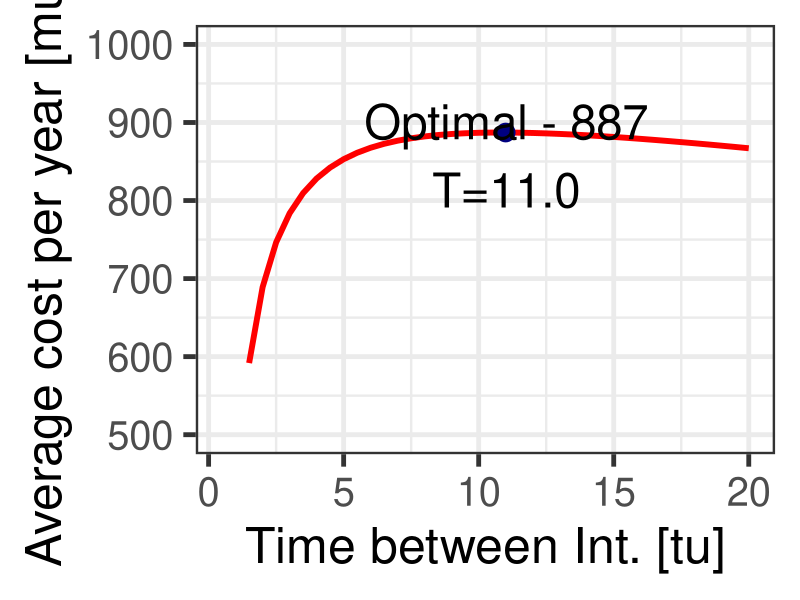

This chart was generated by the following R code:
# *-----------------------------------------------------------------
# | PROBLEM NUMBER: 3.6
# | PROBLEM NAME: Road Link Intervention
# | UPDATE: AE     
# | DESCRIPTION: The benefits of running the road links in an 
# |              adequate state are found using this program. 
# |              Given benefits of operating the road and penalties
# |              during inadequate state, we can calculate the cost 
# |              per unit time of the operation. As the cost is a 
# |              term covering both negative and positive costs, we 
# |              maximise the costs in this example to find the 
# |              optimal time between preventive interventions.
# | 
# | KEYWORDS: exponential, failure, optimisation, cost, road, link,
# |           time-dependent
# *-----------------------------------------------------------------

### ------------------DATA AND PACKAGE IMPORT-----------------
rm(list=ls())     # clear the memory and items in R console
library(ggplot2)
### ------------------VARIABLE DEFINITION---------------------

## First we want to define the variables used for the program.

# Indices are used for variables, bI stands for between Interventions
# as in text. Likewise, dI stands for 'during Interventions'. o 
# stands for operating, f for failed, i for every intervention and n
# for number of items.

### ---------------VARIABLE INPUT-------------------

N       <- 10   # numbers of items
C.bI.o  <- 100  # reward revenue per tu between Interventions
C.bI.f  <- -10  # penalty for failed item per tu
C.dI.i  <- 500  # fixed costs during intervention
C.dI.n  <- 10   # variable costs per failed silo during intervention.
LAMBDA  <- .01  # extracted from model, 1/100 = 0.01
T.max   <- 20

unit    <- 0.5
# we will search for optimal renewal time in range T
T       <- seq(unit*1,T.max, by=unit) 


### ---------------PROGRAM OUTPUT-------------------

## We now define the outputs of our program.
## Mean cost per time unit, eta, is found for the Time dependent 
## planned replacement with no unplanned interventions IS. The time 
## period that maximises the positive costs, shown with eta is the 
## optimal time T we seek, i.e. how much time should pass between PIs
## so costs are optimised.

# General and miscellaneous definitions

# Define empty matrices for models

# The cost per link if failure occurs on (0,T]
C1    <- matrix(nrow=length(T)) 
# The cost per link if no failure on (0,T]
C2    <- matrix(nrow=length(T)) 
C.bI  <- matrix(nrow=length(T)) # C1+C2
eta   <- matrix(nrow=length(T)) # (Positive) Cost per unit time

# We define the probability and cumulative density function for 
# expon. distribution
f = function(x,lambda){lambda*exp(-(lambda*x))} 
F = function(x,lambda){1-exp(-(lambda*x))}

# If we split C.bI into two parts, one consisting of the integral,
# C1, and the other the rest of the sum, C2, we set up the function
# that is inside the integral as
c1Int = function(x,a,b,t,lambda){(a*x+b*(t-x))*f(x,lambda)} 

### ------------------CALCULATIONS-------------------

# We calculate the terms individually to be able to store them and 
# publish them as results.

for (k in (1:length(T))){
  C1[k]  <- integrate(c1Int,0,T[k] 
                      # integrating {(a*x+b*(t-x))*f(x,lambda)} 
                      , a=C.bI.o
                      , b=C.bI.f 
                      , t=T[k]
                      , lambda=LAMBDA)$val
  C2[k]  <- C.bI.o*T[k]*(1-F(T[k],LAMBDA))
  C.bI[k]  <- C1[k]+C2[k]
  eta[k] <- (N*C.bI[k]-C.dI.i-N*C.dI.n)/T[k]
}

cat("value of reward \n")
print(eta)
cat("value of reward in 10 units of time \n")
results=data.frame(T[seq(1,T.max/unit,by=1)]
                   , C1[seq(1,T.max/unit,by=1)]
                   , C2[seq(1,T.max/unit,by=1)]
                   , C.bI[seq(1,T.max/unit,by=1)]
                   , eta[seq(1,T.max/unit,by=1)])
names(results) <- c("T","C1","C2","C.bI","eta")

cat("Maximum value of reward \n")
print(max(eta))
cat("optimal units of time to execute intervention \n")
print(which.max(eta))


### --------------------PLOT--------------------
## The following code is only for plotting the figure given as 
## a solution to the Exercise

plotres <- data.frame(seq(from=1*unit,to=T.max,by=unit),eta)
names(plotres) <- c("T","eta")

plottau <- ggplot(data=plotres,aes(x=T,y=eta)) + 
  geom_line(size=2,color="red") + 
  xlab("Time between Int. [tu]") + 
  ylab("Average cost per year [mu/tu]") + # Set axis labels
  ylim(500,1000) +
  theme_bw(base_size=36) #+
# theme(legend.position=c(.85, .8))           # Position legend

# Let us collect the optimal points in the data frame optimal

optimal <- data.frame(nrow=1,ncol=2)
names(optimal) <- c("x","y")


data <- plotres
optimal[1,1] <- data$T[which.max(data$eta)]
optimal[1,2] <- max(data$eta)

# Now we add these points to the graph before exporting
plottau + geom_point(data=optimal
                     , aes(x=x
                           , y=y)
                     , colour="navyblue"
                     , size=6) +
  annotate("text", label="Optimal - 887\nT=11.0"
           , x=optimal[1,1]+0.02, y=optimal[1,2]-30
           , size=12)

dev.copy(png,'E3-06_eta.png',width=2000,height=1330)
dev.off()
### ------------------PLOT END-------------------

# END
